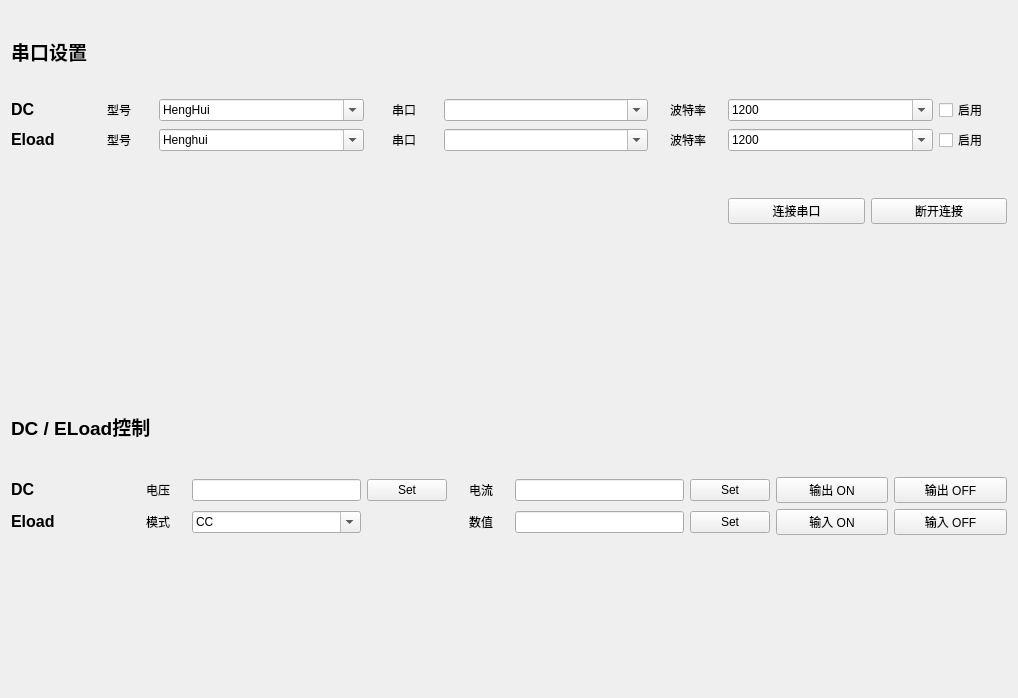
<?xml version="1.0" encoding="UTF-8"?>
<ui version="4.0">
 <class>Form</class>
 <widget class="QWidget" name="Form">
  <property name="geometry">
   <rect>
    <x>0</x>
    <y>0</y>
    <width>1018</width>
    <height>698</height>
   </rect>
  </property>
  <property name="windowTitle">
   <string>Form</string>
  </property>
  <layout class="QGridLayout" name="gridLayout_3" rowstretch="7,5,5,5">
   <item row="2" column="0" colspan="2">
    <layout class="QGridLayout" name="gridLayout_2" rowstretch="2,1,1" columnstretch="2,1,3,1,1,3,1,2,2">
     <item row="1" column="3">
      <widget class="QPushButton" name="dc_voltage_set_button">
       <property name="text">
        <string>Set</string>
       </property>
      </widget>
     </item>
     <item row="1" column="5">
      <widget class="QLineEdit" name="dc_current_input"/>
     </item>
     <item row="1" column="8">
      <widget class="QPushButton" name="dc_output_off_button">
       <property name="text">
        <string>输出 OFF</string>
       </property>
      </widget>
     </item>
     <item row="1" column="2">
      <widget class="QLineEdit" name="dc_voltage_input"/>
     </item>
     <item row="1" column="6">
      <widget class="QPushButton" name="dc_current_set_button">
       <property name="text">
        <string>Set</string>
       </property>
      </widget>
     </item>
     <item row="1" column="1">
      <widget class="QLabel" name="label_13">
       <property name="text">
        <string>&lt;html&gt;&lt;head/&gt;&lt;body&gt;&lt;p align=&quot;center&quot;&gt;电压&lt;/p&gt;&lt;/body&gt;&lt;/html&gt;</string>
       </property>
      </widget>
     </item>
     <item row="2" column="7">
      <widget class="QPushButton" name="eload_input_on_button">
       <property name="text">
        <string>输入 ON</string>
       </property>
      </widget>
     </item>
     <item row="2" column="4">
      <widget class="QLabel" name="label_16">
       <property name="text">
        <string>&lt;html&gt;&lt;head/&gt;&lt;body&gt;&lt;p align=&quot;center&quot;&gt;数值&lt;/p&gt;&lt;/body&gt;&lt;/html&gt;</string>
       </property>
      </widget>
     </item>
     <item row="1" column="4">
      <widget class="QLabel" name="label_14">
       <property name="text">
        <string>&lt;html&gt;&lt;head/&gt;&lt;body&gt;&lt;p align=&quot;center&quot;&gt;电流&lt;/p&gt;&lt;/body&gt;&lt;/html&gt;</string>
       </property>
      </widget>
     </item>
     <item row="2" column="1">
      <widget class="QLabel" name="label_15">
       <property name="text">
        <string>&lt;html&gt;&lt;head/&gt;&lt;body&gt;&lt;p align=&quot;center&quot;&gt;模式&lt;/p&gt;&lt;/body&gt;&lt;/html&gt;</string>
       </property>
      </widget>
     </item>
     <item row="1" column="0">
      <widget class="QLabel" name="label_11">
       <property name="text">
        <string>&lt;html&gt;&lt;head/&gt;&lt;body&gt;&lt;p&gt;&lt;span style=&quot; font-size:12pt; font-weight:600;&quot;&gt;DC&lt;/span&gt;&lt;/p&gt;&lt;/body&gt;&lt;/html&gt;</string>
       </property>
      </widget>
     </item>
     <item row="2" column="6">
      <widget class="QPushButton" name="eload_mode_set_button">
       <property name="text">
        <string>Set</string>
       </property>
      </widget>
     </item>
     <item row="2" column="8">
      <widget class="QPushButton" name="eload_input_off_button">
       <property name="text">
        <string>输入 OFF</string>
       </property>
      </widget>
     </item>
     <item row="2" column="0">
      <widget class="QLabel" name="label_10">
       <property name="text">
        <string>&lt;html&gt;&lt;head/&gt;&lt;body&gt;&lt;p&gt;&lt;span style=&quot; font-size:12pt; font-weight:600;&quot;&gt;Eload&lt;/span&gt;&lt;/p&gt;&lt;/body&gt;&lt;/html&gt;</string>
       </property>
      </widget>
     </item>
     <item row="2" column="5">
      <widget class="QLineEdit" name="eload_mode_value_input"/>
     </item>
     <item row="1" column="7">
      <widget class="QPushButton" name="dc_output_on_button">
       <property name="text">
        <string>输出 ON</string>
       </property>
      </widget>
     </item>
     <item row="0" column="0" colspan="3">
      <widget class="QLabel" name="label_12">
       <property name="text">
        <string>&lt;html&gt;&lt;head/&gt;&lt;body&gt;&lt;p&gt;&lt;span style=&quot; font-size:14pt; font-weight:600;&quot;&gt;DC / ELoad控制&lt;/span&gt;&lt;/p&gt;&lt;/body&gt;&lt;/html&gt;</string>
       </property>
      </widget>
     </item>
     <item row="2" column="2">
      <widget class="QComboBox" name="eload_mode_combobox">
       <property name="editable">
        <bool>true</bool>
       </property>
       <item>
        <property name="text">
         <string>CC</string>
        </property>
       </item>
       <item>
        <property name="text">
         <string>CP</string>
        </property>
       </item>
       <item>
        <property name="text">
         <string>CR</string>
        </property>
       </item>
       <item>
        <property name="text">
         <string>TCC</string>
        </property>
       </item>
       <item>
        <property name="text">
         <string>TCP</string>
        </property>
       </item>
      </widget>
     </item>
    </layout>
   </item>
   <item row="0" column="0" colspan="2">
    <layout class="QGridLayout" name="gridLayout" rowstretch="2,0,0,0,0" columnstretch="1,1,3,1,3,1,3,1">
     <property name="spacing">
      <number>6</number>
     </property>
     <item row="1" column="5">
      <widget class="QLabel" name="label_8">
       <property name="text">
        <string>&lt;html&gt;&lt;head/&gt;&lt;body&gt;&lt;p align=&quot;center&quot;&gt;波特率&lt;/p&gt;&lt;/body&gt;&lt;/html&gt;</string>
       </property>
      </widget>
     </item>
     <item row="2" column="2">
      <widget class="QComboBox" name="eload_model_combobox">
       <property name="editable">
        <bool>true</bool>
       </property>
       <item>
        <property name="text">
         <string>Henghui</string>
        </property>
       </item>
      </widget>
     </item>
     <item row="0" column="0" colspan="2">
      <widget class="QLabel" name="label">
       <property name="text">
        <string>&lt;html&gt;&lt;head/&gt;&lt;body&gt;&lt;p&gt;&lt;span style=&quot; font-size:14pt; font-weight:600;&quot;&gt;串口设置&lt;/span&gt;&lt;/p&gt;&lt;/body&gt;&lt;/html&gt;</string>
       </property>
      </widget>
     </item>
     <item row="3" column="5">
      <spacer name="verticalSpacer">
       <property name="orientation">
        <enum>Qt::Vertical</enum>
       </property>
       <property name="sizeHint" stdset="0">
        <size>
         <width>20</width>
         <height>40</height>
        </size>
       </property>
      </spacer>
     </item>
     <item row="2" column="1">
      <widget class="QLabel" name="label_5">
       <property name="text">
        <string>&lt;html&gt;&lt;head/&gt;&lt;body&gt;&lt;p align=&quot;center&quot;&gt;型号&lt;/p&gt;&lt;/body&gt;&lt;/html&gt;</string>
       </property>
      </widget>
     </item>
     <item row="1" column="2">
      <widget class="QComboBox" name="dc_model_combobox">
       <property name="editable">
        <bool>true</bool>
       </property>
       <item>
        <property name="text">
         <string>HengHui</string>
        </property>
       </item>
      </widget>
     </item>
     <item row="2" column="5">
      <widget class="QLabel" name="label_9">
       <property name="text">
        <string>&lt;html&gt;&lt;head/&gt;&lt;body&gt;&lt;p align=&quot;center&quot;&gt;波特率&lt;/p&gt;&lt;/body&gt;&lt;/html&gt;</string>
       </property>
      </widget>
     </item>
     <item row="2" column="0">
      <widget class="QLabel" name="label_3">
       <property name="text">
        <string>&lt;html&gt;&lt;head/&gt;&lt;body&gt;&lt;p&gt;&lt;span style=&quot; font-size:12pt; font-weight:600;&quot;&gt;Eload&lt;/span&gt;&lt;/p&gt;&lt;/body&gt;&lt;/html&gt;</string>
       </property>
      </widget>
     </item>
     <item row="1" column="0">
      <widget class="QLabel" name="label_2">
       <property name="text">
        <string>&lt;html&gt;&lt;head/&gt;&lt;body&gt;&lt;p&gt;&lt;span style=&quot; font-size:12pt; font-weight:600;&quot;&gt;DC&lt;/span&gt;&lt;/p&gt;&lt;/body&gt;&lt;/html&gt;</string>
       </property>
      </widget>
     </item>
     <item row="2" column="3">
      <widget class="QLabel" name="label_7">
       <property name="text">
        <string>&lt;html&gt;&lt;head/&gt;&lt;body&gt;&lt;p align=&quot;center&quot;&gt;串口&lt;/p&gt;&lt;/body&gt;&lt;/html&gt;</string>
       </property>
      </widget>
     </item>
     <item row="2" column="6">
      <widget class="QComboBox" name="eload_baud_combobox">
       <property name="editable">
        <bool>true</bool>
       </property>
       <property name="currentText">
        <string>1200</string>
       </property>
       <item>
        <property name="text">
         <string>1200</string>
        </property>
       </item>
       <item>
        <property name="text">
         <string>2400</string>
        </property>
       </item>
       <item>
        <property name="text">
         <string>4800</string>
        </property>
       </item>
       <item>
        <property name="text">
         <string>9600</string>
        </property>
       </item>
       <item>
        <property name="text">
         <string>14400</string>
        </property>
       </item>
       <item>
        <property name="text">
         <string>19200</string>
        </property>
       </item>
       <item>
        <property name="text">
         <string>28800</string>
        </property>
       </item>
       <item>
        <property name="text">
         <string>38400</string>
        </property>
       </item>
       <item>
        <property name="text">
         <string>57600</string>
        </property>
       </item>
       <item>
        <property name="text">
         <string>115200</string>
        </property>
       </item>
      </widget>
     </item>
     <item row="1" column="3">
      <widget class="QLabel" name="label_6">
       <property name="text">
        <string>&lt;html&gt;&lt;head/&gt;&lt;body&gt;&lt;p align=&quot;center&quot;&gt;串口&lt;/p&gt;&lt;/body&gt;&lt;/html&gt;</string>
       </property>
      </widget>
     </item>
     <item row="1" column="4">
      <widget class="QComboBox" name="dc_serial_combobox">
       <property name="editable">
        <bool>true</bool>
       </property>
      </widget>
     </item>
     <item row="2" column="4">
      <widget class="QComboBox" name="eload_serial_combobox">
       <property name="editable">
        <bool>true</bool>
       </property>
      </widget>
     </item>
     <item row="1" column="7">
      <widget class="QCheckBox" name="dc_enable_checkbox">
       <property name="text">
        <string>启用</string>
       </property>
      </widget>
     </item>
     <item row="1" column="6">
      <widget class="QComboBox" name="dc_baud_combobox">
       <property name="editable">
        <bool>true</bool>
       </property>
       <property name="currentText">
        <string>1200</string>
       </property>
       <item>
        <property name="text">
         <string>1200</string>
        </property>
       </item>
       <item>
        <property name="text">
         <string>2400</string>
        </property>
       </item>
       <item>
        <property name="text">
         <string>4800</string>
        </property>
       </item>
       <item>
        <property name="text">
         <string>9600</string>
        </property>
       </item>
       <item>
        <property name="text">
         <string>14400</string>
        </property>
       </item>
       <item>
        <property name="text">
         <string>19200</string>
        </property>
       </item>
       <item>
        <property name="text">
         <string>28800</string>
        </property>
       </item>
       <item>
        <property name="text">
         <string>38400</string>
        </property>
       </item>
       <item>
        <property name="text">
         <string>57600</string>
        </property>
       </item>
       <item>
        <property name="text">
         <string>115200</string>
        </property>
       </item>
      </widget>
     </item>
     <item row="2" column="7">
      <widget class="QCheckBox" name="eload_enable_checkbox">
       <property name="text">
        <string>启用</string>
       </property>
      </widget>
     </item>
     <item row="1" column="1">
      <widget class="QLabel" name="label_4">
       <property name="text">
        <string>&lt;html&gt;&lt;head/&gt;&lt;body&gt;&lt;p align=&quot;center&quot;&gt;型号&lt;/p&gt;&lt;/body&gt;&lt;/html&gt;</string>
       </property>
      </widget>
     </item>
     <item row="4" column="6" colspan="2">
      <layout class="QHBoxLayout" name="horizontalLayout_2">
       <item>
        <widget class="QPushButton" name="serial_connect_button">
         <property name="text">
          <string>连接串口</string>
         </property>
        </widget>
       </item>
       <item>
        <widget class="QPushButton" name="serial_disconnect_button">
         <property name="text">
          <string>断开连接</string>
         </property>
        </widget>
       </item>
      </layout>
     </item>
    </layout>
   </item>
   <item row="3" column="0">
    <spacer name="verticalSpacer_3">
     <property name="orientation">
      <enum>Qt::Vertical</enum>
     </property>
     <property name="sizeHint" stdset="0">
      <size>
       <width>20</width>
       <height>40</height>
      </size>
     </property>
    </spacer>
   </item>
   <item row="1" column="0">
    <spacer name="verticalSpacer_2">
     <property name="orientation">
      <enum>Qt::Vertical</enum>
     </property>
     <property name="sizeHint" stdset="0">
      <size>
       <width>20</width>
       <height>40</height>
      </size>
     </property>
    </spacer>
   </item>
  </layout>
 </widget>
 <resources/>
 <connections/>
</ui>
